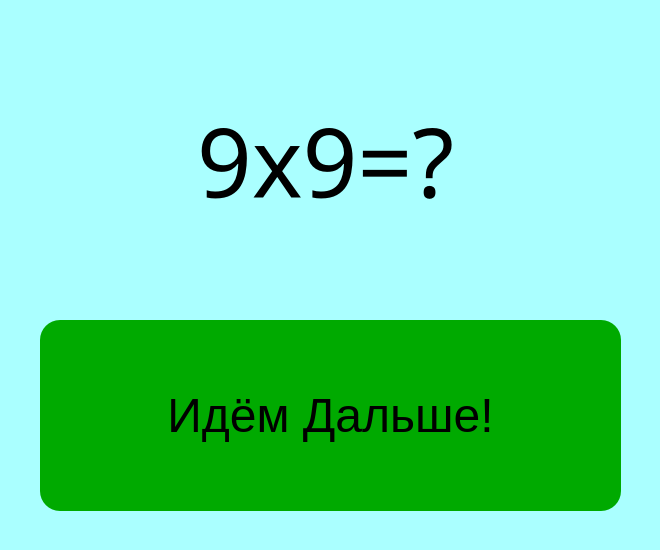
<?xml version="1.0" encoding="UTF-8"?>
<ui version="4.0">
 <class>MainWindow</class>
 <widget class="QMainWindow" name="MainWindow">
  <property name="geometry">
   <rect>
    <x>0</x>
    <y>0</y>
    <width>660</width>
    <height>550</height>
   </rect>
  </property>
  <property name="sizePolicy">
   <sizepolicy hsizetype="Fixed" vsizetype="Fixed">
    <horstretch>0</horstretch>
    <verstretch>0</verstretch>
   </sizepolicy>
  </property>
  <property name="focusPolicy">
   <enum>Qt::NoFocus</enum>
  </property>
  <property name="windowTitle">
   <string>Таблица Умножения</string>
  </property>
  <property name="styleSheet">
   <string notr="true">QMainWindow {
	background-color: rgb(170, 255, 255);
}


QPushButton {
	border-radius: 20px;
	border: none;
}

QPushButton#pushButton_5 {
	background-color: rgb(0, 170, 0);
}

QPushButton#pushButton_5:hover {
	background-color: rgb(96, 170, 0);
}</string>
  </property>
  <widget class="QWidget" name="centralwidget">
   <widget class="QLabel" name="label">
    <property name="geometry">
     <rect>
      <x>20</x>
      <y>60</y>
      <width>611</width>
      <height>201</height>
     </rect>
    </property>
    <property name="minimumSize">
     <size>
      <width>441</width>
      <height>201</height>
     </size>
    </property>
    <property name="font">
     <font>
      <family>Source Code Pro</family>
      <pointsize>72</pointsize>
     </font>
    </property>
    <property name="focusPolicy">
     <enum>Qt::NoFocus</enum>
    </property>
    <property name="text">
     <string notr="true">9x9=?</string>
    </property>
    <property name="textFormat">
     <enum>Qt::PlainText</enum>
    </property>
    <property name="alignment">
     <set>Qt::AlignCenter</set>
    </property>
    <property name="wordWrap">
     <bool>true</bool>
    </property>
    <property name="margin">
     <number>25</number>
    </property>
   </widget>
   <widget class="QFrame" name="frame">
    <property name="geometry">
     <rect>
      <x>100</x>
      <y>310</y>
      <width>461</width>
      <height>211</height>
     </rect>
    </property>
    <property name="sizePolicy">
     <sizepolicy hsizetype="Expanding" vsizetype="Expanding">
      <horstretch>0</horstretch>
      <verstretch>0</verstretch>
     </sizepolicy>
    </property>
    <property name="minimumSize">
     <size>
      <width>0</width>
      <height>0</height>
     </size>
    </property>
    <property name="layoutDirection">
     <enum>Qt::LeftToRight</enum>
    </property>
    <layout class="QGridLayout" name="gridLayout">
     <property name="leftMargin">
      <number>1</number>
     </property>
     <property name="spacing">
      <number>10</number>
     </property>
     <item row="0" column="0">
      <widget class="QPushButton" name="pushButton_3">
       <property name="minimumSize">
        <size>
         <width>75</width>
         <height>75</height>
        </size>
       </property>
       <property name="font">
        <font>
         <pointsize>24</pointsize>
        </font>
       </property>
       <property name="focusPolicy">
        <enum>Qt::NoFocus</enum>
       </property>
       <property name="styleSheet">
        <string notr="true">background-color:rgb(255, 170, 0)</string>
       </property>
       <property name="text">
        <string/>
       </property>
      </widget>
     </item>
     <item row="0" column="1">
      <widget class="QPushButton" name="pushButton">
       <property name="minimumSize">
        <size>
         <width>75</width>
         <height>75</height>
        </size>
       </property>
       <property name="font">
        <font>
         <pointsize>24</pointsize>
        </font>
       </property>
       <property name="focusPolicy">
        <enum>Qt::NoFocus</enum>
       </property>
       <property name="styleSheet">
        <string notr="true">background-color:rgb(255, 170, 0)</string>
       </property>
       <property name="text">
        <string/>
       </property>
      </widget>
     </item>
     <item row="1" column="0">
      <widget class="QPushButton" name="pushButton_4">
       <property name="minimumSize">
        <size>
         <width>75</width>
         <height>75</height>
        </size>
       </property>
       <property name="font">
        <font>
         <pointsize>24</pointsize>
        </font>
       </property>
       <property name="focusPolicy">
        <enum>Qt::NoFocus</enum>
       </property>
       <property name="styleSheet">
        <string notr="true">background-color:rgb(255, 170, 0)</string>
       </property>
       <property name="text">
        <string/>
       </property>
      </widget>
     </item>
     <item row="1" column="1">
      <widget class="QPushButton" name="pushButton_2">
       <property name="minimumSize">
        <size>
         <width>75</width>
         <height>75</height>
        </size>
       </property>
       <property name="font">
        <font>
         <pointsize>24</pointsize>
        </font>
       </property>
       <property name="focusPolicy">
        <enum>Qt::NoFocus</enum>
       </property>
       <property name="styleSheet">
        <string notr="true">background-color:rgb(255, 170, 0)</string>
       </property>
       <property name="text">
        <string/>
       </property>
      </widget>
     </item>
    </layout>
   </widget>
   <widget class="QLabel" name="label_2">
    <property name="geometry">
     <rect>
      <x>30</x>
      <y>10</y>
      <width>591</width>
      <height>61</height>
     </rect>
    </property>
    <property name="font">
     <font>
      <pointsize>16</pointsize>
     </font>
    </property>
    <property name="text">
     <string/>
    </property>
    <property name="alignment">
     <set>Qt::AlignCenter</set>
    </property>
   </widget>
   <widget class="QPushButton" name="pushButton_5">
    <property name="enabled">
     <bool>true</bool>
    </property>
    <property name="geometry">
     <rect>
      <x>40</x>
      <y>320</y>
      <width>581</width>
      <height>191</height>
     </rect>
    </property>
    <property name="font">
     <font>
      <pointsize>36</pointsize>
     </font>
    </property>
    <property name="styleSheet">
     <string notr="true"/>
    </property>
    <property name="text">
     <string>Идём Дальше!</string>
    </property>
    <property name="autoDefault">
     <bool>false</bool>
    </property>
    <property name="default">
     <bool>false</bool>
    </property>
    <property name="flat">
     <bool>false</bool>
    </property>
   </widget>
  </widget>
 </widget>
 <resources/>
 <connections/>
</ui>
